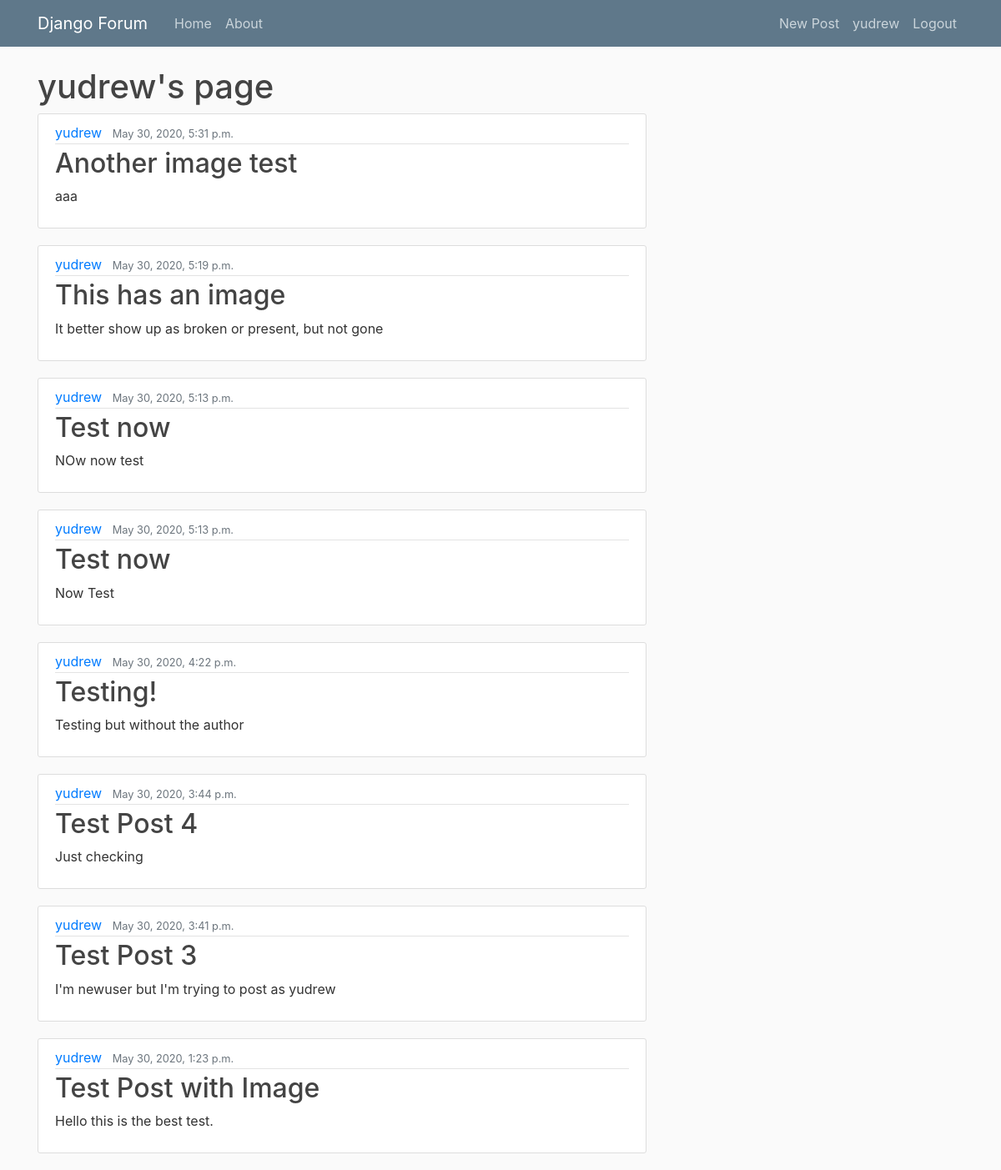
Before: /user/yudrew (signed in) with the older database file.
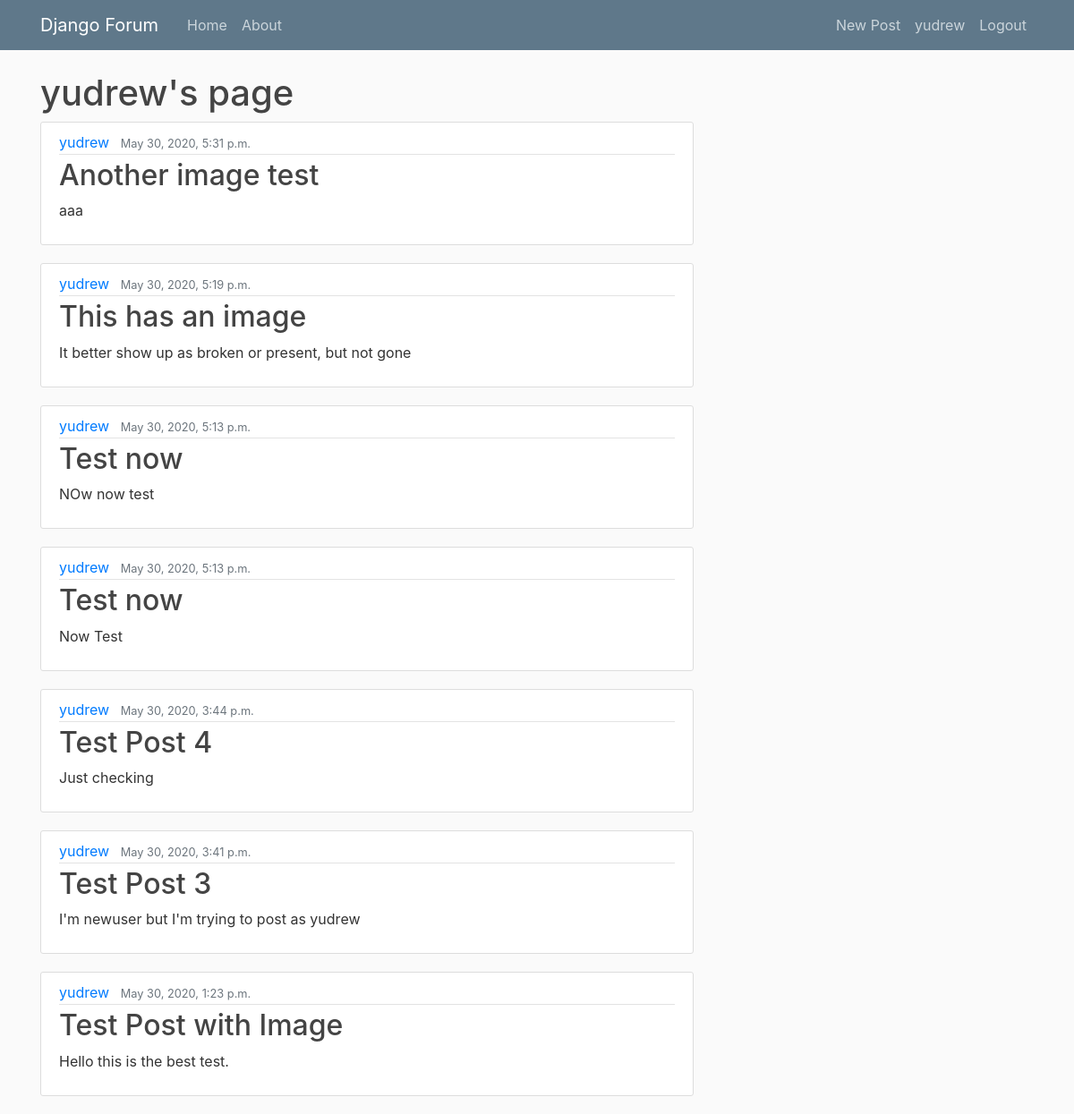
After: the same page with the newer database file.
### forums/models.py (models this page shows, shortened)
class Post(models.Model):
    title = models.CharField(max_length=70)
    content = models.CharField(max_length=280)
    image = models.ImageField(upload_to='images/', blank=True)
    date_posted = models.DateTimeField(default=timezone.now)
    author = models.ForeignKey(User, on_delete=models.CASCADE, related_name = 'posts')

### forums/views.py (the view)
# urls.py: path("user/<str:username>", views.user_posts.as_view(), name="user_posts"),
@method_decorator(login_required, name='dispatch')
class user_posts(ListView):
	model = Post
	template_name = 'forums/user_posts.html'
	context_object_name = 'posts'
	def get_queryset(self):
		user = get_object_or_404(User, username=self.kwargs.get('username'))
		return Post.objects.filter(author=user).order_by('-date_posted')

### forums/templates/forums/user_posts.html (shortened to what this page needs)
{% extends "forums/base.html" %}
{% block content %}
	{% if user.is_authenticated %}
		<h1> {{ view.kwargs.username }}'s page </h1>
		{% for post in posts %}
			<article class="media content-section">
			  <div class="media-body">
			    <div class="article-metadata">
			      <a class="mr-2" href="{% url 'forums:user_posts' post.author.username %}">{{ post.author.username }} </a>
			      <small class="text-muted">{{ post.date_posted }}</small>
			    </div>
			    <h2><a class="article-title" href="#">{{ post.title }}</a></h2>
			    <p class="article-content">{{ post.content }}</p>
			  </div>
			</article>
		{% endfor%}
	{% else %}
		<h1> This shouldn't be possible </h1>
	{% endif %}
{% endblock content %}

Changed rows visible on the page:
removed Post: author.username "yudrew", date_posted "May 30, 2020, 4:22 p.m.", title "Testing!", content "Testing but without the author"
